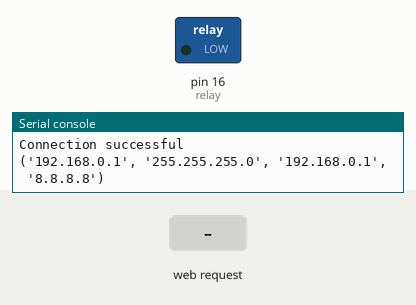
Recording of a program running on a simulated MicroPython board. Parts: switched loads named in the program (green lamp = pin HIGH), the last lines printed to the serial console. The test bench sets the inputs (shaded band). The board's own WiFi access point starts at once.

Above: at 1.2 s.
1.3 s: HTTP request GET /?relay=on received
At 2.0 s:
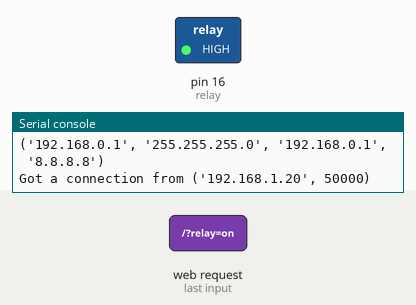
2.8 s: HTTP request GET /?relay=off received
At 3.2 s:
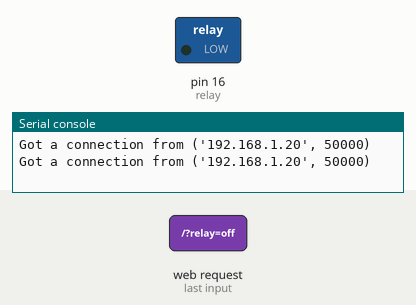
Timing chart, 0 to 5.8 s (numbered marks = the images above; inputs shaded):
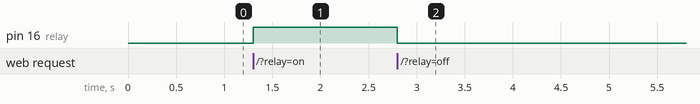

Measured:
- after the input at 1.3 s, pin 16 (relay): LOW → HIGH at once
- after the input at 2.8 s, pin 16 (relay): HIGH → LOW at once

The program:

ap_sample.py
```python
import socket
import network
import esp
esp.osdebug(None)
import gc
gc.collect()
from machine import Pin

relay = Pin(16, Pin.OUT)
relay.off()

ssid = "ganiemede"
password = "ganimede"

ap = network.WLAN(network.AP_IF)
ap.active(True)
ap.config(essid=ssid, password=password)
ap.ifconfig(('192.168.0.1', '255.255.255.0', '192.168.0.1', '8.8.8.8'))

while ap.active() == False:
  pass

print('Connection successful')
print(ap.ifconfig())

def get_relay_sts():
  if relay.value() == 1:
    return "ON"
  else:
    return "OFF"

def web_page():
    relay_state = get_relay_sts()

    html ="""
<html>

<meta name="viewport" content="width=device-width, initial-scale=1">
<link rel="icon" href="data:,">

<style>
html{font-family: Helvetica; display:inline-block; margin: 0px auto; text-align: center;}
h1{color: #0F3376; padding: 3vh;}
p{font-size: 1.5rem;}
button{display: inline-block; background-color: #e72d3b; border: none; border-radius: 4px;
color: white; padding: 30px 80px; text-decoration: none; font-size: 30px; margin: 2px; cursor: pointer;}
</style>

<body>

<h1>Ganimede Webserver</h1>

<p>Relay State: """ + relay_state + """</>

<p><a href="/?relay=on"><button class="button">Relay ON</button></a></p>
<p><a href="/?relay=off"><button class="button">Relay OFF</button></a></p>

</body>
</html>
"""
    return html

s = socket.socket(socket.AF_INET, socket.SOCK_STREAM)
s.bind(('', 80))
s.listen(5)

while True:
  conn, addr = s.accept()
  print('Got a connection from %s' % str(addr))
  request = conn.recv(1024)
  #print('Content = %s' % str(request))
  if 'GET /?relay=on' in request:
    relay.on()
  if 'GET /?relay=off' in request:
    relay.off()
  response = web_page()
  conn.send(response)
  conn.close()
```
